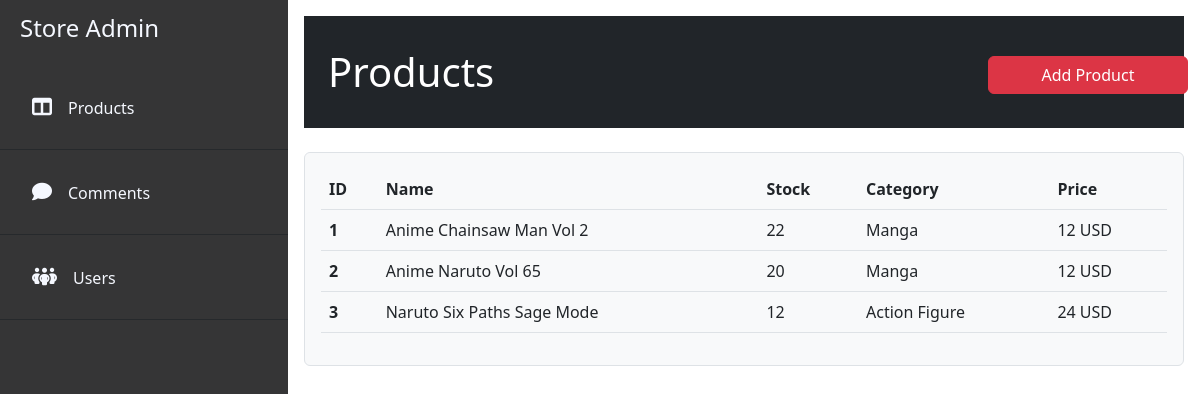
Page /additem/ on the earlier database version.
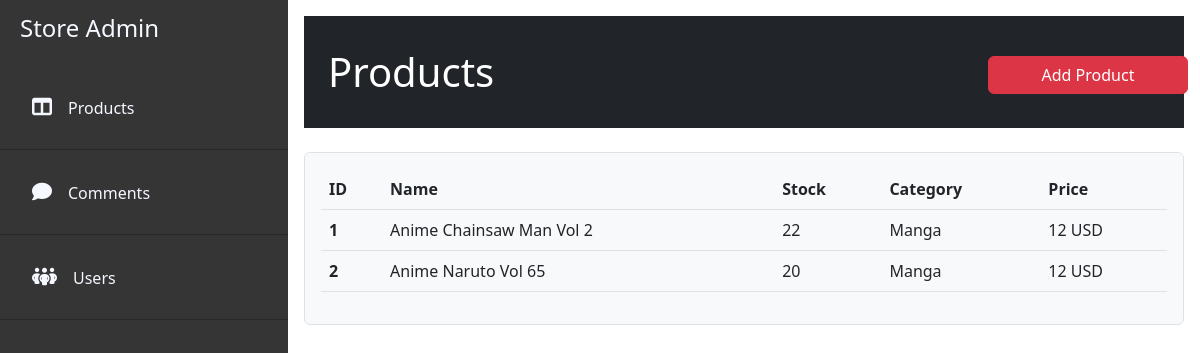
Same page on the later database version.
### animestore/models.py (models this page shows, shortened)
class Product(models.Model):
    name = models.CharField(max_length=200, help_text="Name of product")
    stock = models.IntegerField(help_text="Stock")
    price = models.IntegerField(help_text="Price", null=True)
    category = models.ForeignKey('category', on_delete=models.SET_NULL, null=True)
    image = models.ImageField(upload_to="img/products")
    description = models.CharField(max_length=500, help_text="Product Description", default="Product Description")
    class Meta:
        verbose_name = ("Product")

class category(models.Model):
    typeOf = models.CharField(max_length=200, help_text="Type of category")
    def __str__(self):
        return f'{self.typeOf}'

### tienda/views.py (the view)
# urls.py: path('additem/', addItems,     name="additems"),
def addItems(request):
    total_categories = category.objects.all().count()
    products = Product.objects.all()
    context = {"products": products, "total_categories": total_categories}
    return render(request, "additems.html", context)

### animestore/templates/additems.html (shortened to what this page needs)
{% extends "admin_generic.html" %}
{% load static %}
{% block content %}
<div id="content">
    <section>
      <div class="container">
        <div class="row">
          <div class="col-lg-9 bg-dark text-white p-4 rounded-right">
            <h1 class="mt-2 mb-2">Products</h1>
          </div>
          <div class="col-lg-3 bg-dark rounded-left p-4">
            <button class="btn btn-danger mt-3" id="buttonAdd">Add Product</button>
          </div>
        </div>
      </div>
    </section>
    <section class="info mt-4">
      <div class="container">
        <div class="row">
          <div class="col-lg-12 p-3 rounded bg-light border">
            <table class="table">
              <thead>
                <tr>
                  <th scope="col">ID</th>
                  <th scope="col">Name</th>
                  <th scope="col">Stock</th>
                  <th scope="col">Category</th>
                  <th scope="col">Price</th>
                </tr>
              </thead>
              <tbody>
                {% for product in products %}
                <tr>
                  <th scope="row">{{product.id}}</th>
                  <td>{{product.name}}</td>
                  <td>{{product.stock}}</td>
                  <td>{{product.category}}</td>
                  <td>{{product.price}} USD</td>
                </tr>
                {% endfor %}
              </tbody>
            </table>
          </div>
          </div>
        </div>
      </div>
  </div>
  {% endblock %}

Differences in the rows shown:
removed Product: id "3", name "Naruto Six Paths Sage Mode", stock "12", category "Action Figure", price "24"
